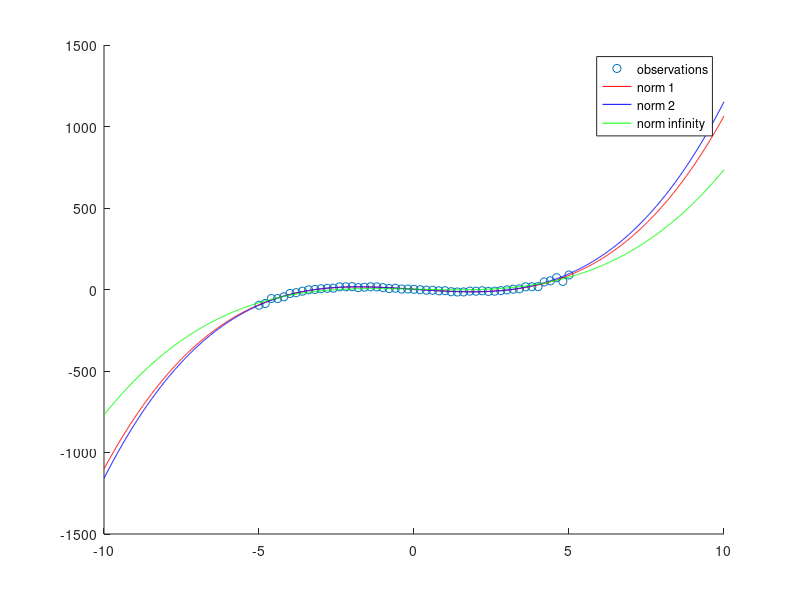

This chart was generated by the following MATLAB code:
%{


%}

dataset = [
    -5.0000  -96.2607 
   -4.8000  -85.9893
   -4.6000  -55.2451
   -4.4000  -55.6153
   -4.2000  -44.8827
   -4.0000  -24.1306
   -3.8000  -19.4970
   -3.6000  -10.3972
   -3.4000   -2.2633
   -3.2000    0.2196
   -3.0000    4.5852
   -2.8000    7.1974
   -2.6000    8.2207
   -2.4000   16.0614
   -2.2000   16.4224
   -2.0000   17.5381
   -1.8000   11.4895
   -1.6000   14.1065
   -1.4000   16.8220
   -1.2000   16.1584
   -1.0000   11.6846
   -0.8000    5.9991
   -0.6000    7.8277
   -0.4000    2.8236
   -0.2000    2.7129
         0    1.1669
    0.2000   -1.4223
    0.4000   -3.8489
    0.6000   -4.7101
    0.8000   -8.1538
    1.0000   -7.3364
    1.2000  -13.6464
    1.4000  -15.2607
    1.6000  -14.8747
    1.8000   -9.9271
    2.0000  -10.5022
    2.2000   -7.7297
    2.4000  -11.7859
    2.6000  -10.2662
    2.8000   -7.1364
    3.0000   -2.1166
    3.2000    1.9428
    3.4000    4.0905
    3.6000   16.3151
    3.8000   16.9854
    4.0000   17.6418
    4.2000   46.3117
    4.4000   53.2609
    4.6000   72.3538
    4.8000   49.9166
    5.0000   89.1652];

%plotto i punti
scatter(dataset(:,1), dataset(:,2), 'black');

%dimensione del dataset
l = size(dataset,1);

%osservazioni
x = dataset(:,1);

%ground truth
y= dataset(:,2);

%fisso il grado del polinomio
degree_of_polynomial = 3;


%---------------------------- Norma 2 ------------------------------------
%{
    Nel caso della norma 2, il problema (least squares problem) è risolto
    risolvendo il sistema lineare:
                            A^T A z = A^T y

    La matrice A ha per ogni riga i il punto i e in ogni
    colonna j tale punto è elevato alla j-1. Mentre il vettore y è
    quello dei valori che ogni punto deve assumere.
%}

A = [ones(l,1),x,x.^2, x.^3]; %perchè voglio un polinomio di grado 3



%risolvo il sistema A^T A z = A^T y con linsolve
z = linsolve(A'*A, A'*y);

%plotto il polinomio che fitta i dati
min_x = min(x)-5;
max_x = max(x)+5;
points = min_x:0.01:max_x;
predictions = arrayfun(@(p) (z(1) + z(2)*p + z(3)*p^2 + z(4)*p^3), points);

hold on
plot(points, predictions,'color','r');


%---------------------------- Norma 1 ------------------------------------
%{
    Nel caso della norma 1, il problema diventa lineare (dopo vari trick 
    applicati al sistema di partenza).
                            min u1+u2+...+ul  + 0*z1+ 0*z2 + ... +0*zl
                            ui >= Ai z - yi
                            ui >= yi - Ai z

    Utilizzeremo linprog il quale vuole:
    1) f:
        la funzione obiettivo è espressa come f^T x. Nel nostro caso f è un
        vettore tutti di 1. Nota che f include anche gli zeri per gli z
    2) A x <= b:
        Compatto tutto come M <= b in questo modo:
                        [ A  -I ] [z]       [y]
                                        <= 
                        [ -A -I ] [u]       [-y]
%}

f = [zeros(4,1);ones(l,1)];

I = eye(l);
M = [ [A; -A], [-I; -I]];

b = [y;-y];

sol = linprog(f,M,b);

%prendo solo le prime 4 componenti, quelle relative a z
z = sol(1:4);

%plotto
predictions = arrayfun(@(p) (z(1) + z(2)*p + z(3)*p^2 + z(4)*p^3), points);

hold on
plot(points, predictions,'color','b');



%---------------------------- Norma infinity ------------------------------------
%{
    Stessa cosa della norma 1, solo che qui abbiamo solo una u, vedila come
    una u con una sola componente
%}

f = [zeros(4,1); 1];

M = [ [A; -A], -ones(2*l,1)];

b = [y;-y];

sol = linprog(f,M,b);

%prendo solo le prime 4 componenti, quelle relative a z
z = sol(1:4);

%plotto
predictions = arrayfun(@(p) (z(1) + z(2)*p + z(3)*p^2 + z(4)*p^3), points);

hold on
plot(points, predictions,'color','g');



legend('observations','norm 1','norm 2', 'norm infinity');

